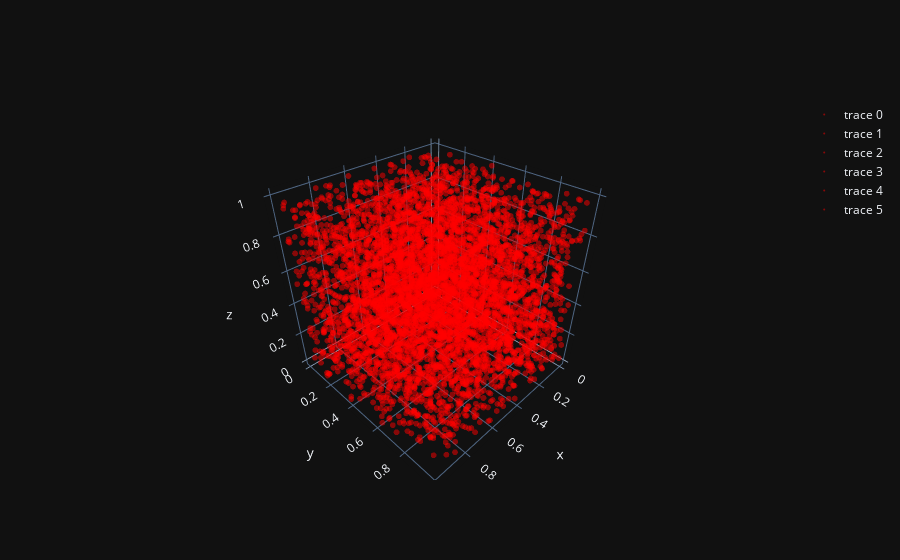

The cell this chart's notebook holds for it:
### Markdown cell above
That looks like what we expected. It is interesting to note that the points (0,0,0) and (1,1,1) are shared by all 6 tetrahedra. Now lets sample points in these 6 tets and check the histogram of the coordinates to see if things worked correctly. Since the volumes of the tets this time are equal, we do not need to worry about it.

### Code cell
Tpts=[]
fig=go.Figure()
N=1000
for tet in tets:
    pts=simpsRUS(tet,N)
    Tpts.append(pts)
    fig.add_trace(go.Scatter3d(x=pts[:,0], y=pts[:,1], z=pts[:,2],
     mode='markers', marker=dict(size=2, color='red', opacity=0.5)))
fig.show()

### Figure 1 — Plotly figure (JSON) as saved in the notebook; plotly's stock layout.template omitted (floating-point values rounded to 4 significant figures; data arrays with more than 128 entries replaced by an {"elided": "..."} marker saying what was removed)
{"data": [{"marker": {"color": "red", "opacity": 0.5, "size": 2}, "mode": "markers", "type": "scatter3d", "x": {"elided": "1000 float values"}, "y": {"elided": "1000 float values"}, "z": {"elided": "1000 float values"}}, {"marker": {"color": "red", "opacity": 0.5, "size": 2}, "mode": "markers", "type": "scatter3d", "x": {"elided": "1000 float values"}, "y": {"elided": "1000 float values"}, "z": {"elided": "1000 float values"}}, {"marker": {"color": "red", "opacity": 0.5, "size": 2}, "mode": "markers", "type": "scatter3d", "x": {"elided": "1000 float values"}, "y": {"elided": "1000 float values"}, "z": {"elided": "1000 float values"}}, {"marker": {"color": "red", "opacity": 0.5, "size": 2}, "mode": "markers", "type": "scatter3d", "x": {"elided": "1000 float values"}, "y": {"elided": "1000 float values"}, "z": {"elided": "1000 float values"}}, {"marker": {"color": "red", "opacity": 0.5, "size": 2}, "mode": "markers", "type": "scatter3d", "x": {"elided": "1000 float values"}, "y": {"elided": "1000 float values"}, "z": {"elided": "1000 float values"}}, {"marker": {"color": "red", "opacity": 0.5, "size": 2}, "mode": "markers", "type": "scatter3d", "x": {"elided": "1000 float values"}, "y": {"elided": "1000 float values"}, "z": {"elided": "1000 float values"}}], "layout": {}}
